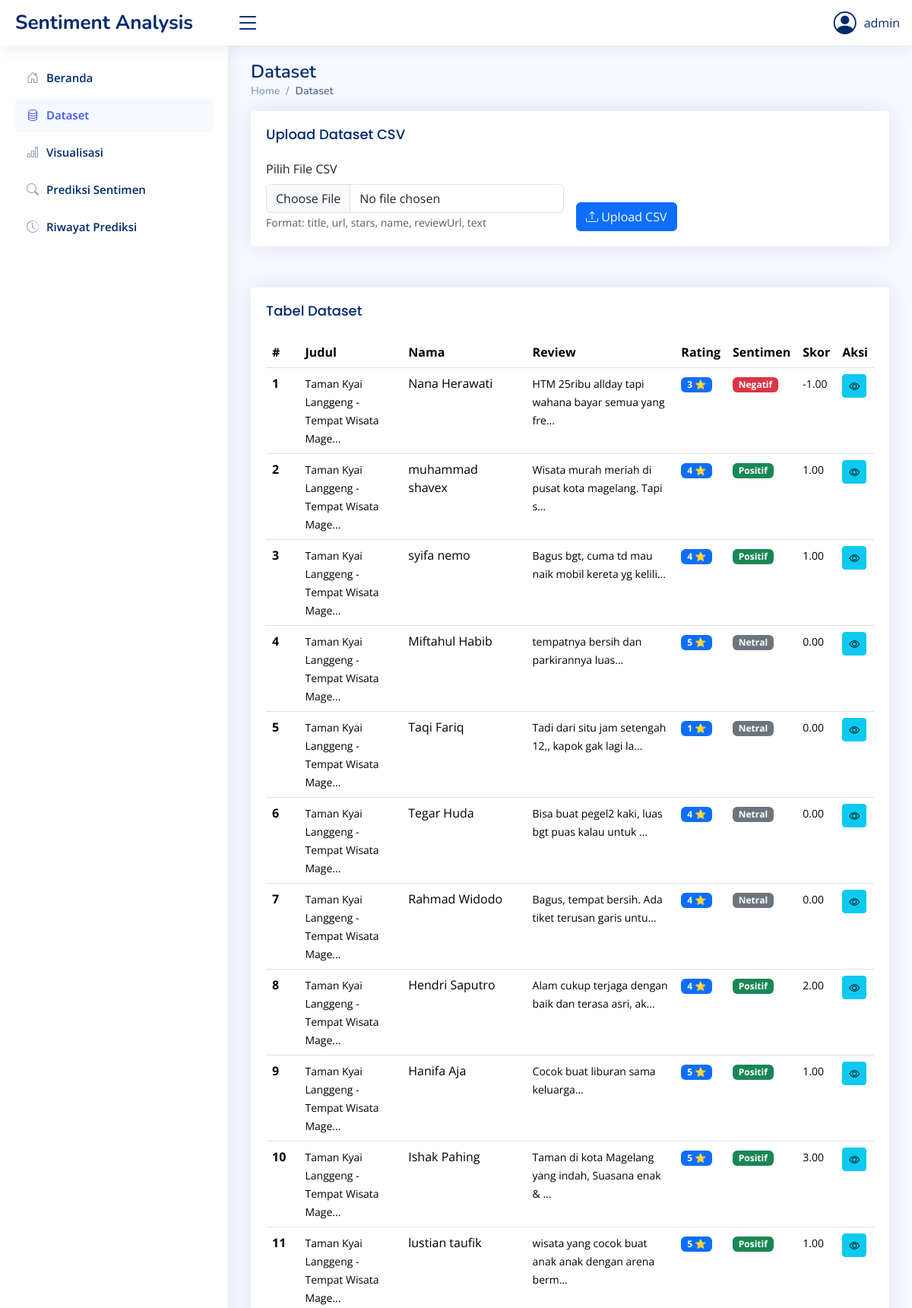
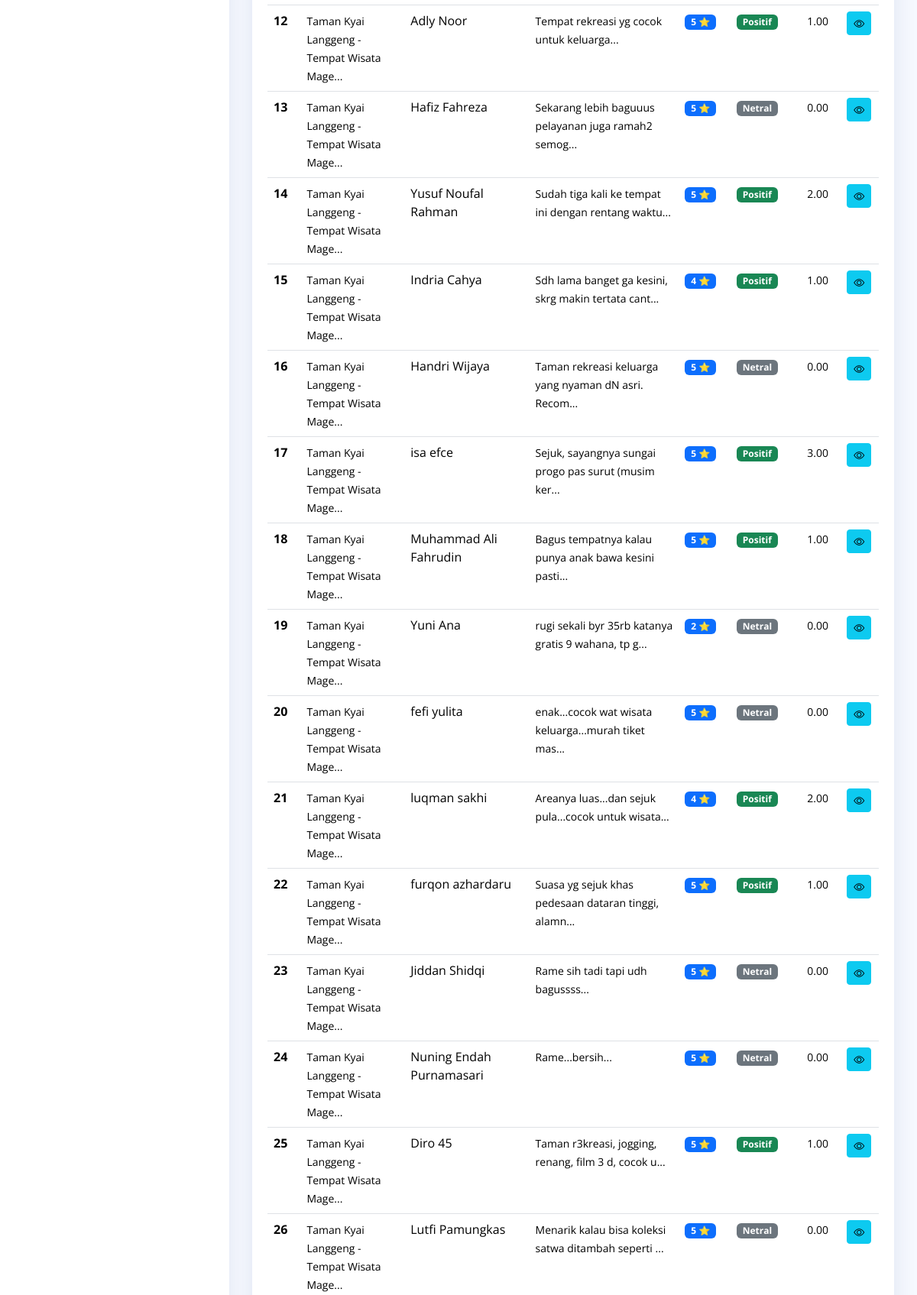
/dataset.php (signed in, upper part), run on the app's committed database (2 pictures, top to bottom).
### tables this page shows
CREATE TABLE `datasets` (
  `id_dataset` int(11) NOT NULL,
  `title` varchar(255) NOT NULL,
  `url` text NOT NULL,
  `stars` int(11) DEFAULT NULL,
  `name` varchar(100) NOT NULL,
  `reviewUrl` text DEFAULT NULL,
  `text` longtext NOT NULL,
  `sentiment` enum('positif','negatif','netral') DEFAULT NULL,
  `score` decimal(10,2) DEFAULT NULL,
  `created_at` timestamp NOT NULL DEFAULT current_timestamp()
);

### dataset.php (the view, shortened to what this page needs)
<?php include('head.php'); ?>
<?php require_once 'sentiment_classifier.php'; ?>
<body>
    <?php include('side_bar.php'); ?>
    <main id="main" class="main">
        <section class="section">
            <div class="row">
                <div class="col-lg-12">
                    <div class="pagetitle">
                        <h1>Dataset</h1>
                        <nav>
                            <ol class="breadcrumb">
                                <li class="breadcrumb-item"><a href="index.php">Home</a></li>
                                <li class="breadcrumb-item active">Dataset</li>
                            </ol>
                        </nav>
                    </div>
                </div>
            </div>
            <div class="row">
                <div class="col-lg-12">
                    <div class="card">
                        <div class="card-body">
                            <h5 class="card-title">Upload Dataset CSV</h5>
                            <form method="POST" enctype="multipart/form-data" class="row g-3" id="uploadForm">
                                <div class="col-md-6">
                                    <label for="csvFile" class="form-label">Pilih File CSV</label>
                                    <input class="form-control" type="file" id="csvFile" name="csvFile" accept=".csv" required>
                                    <small class="form-text text-muted">Format: title, url, stars, name, reviewUrl, text</small>
                                </div>
                                <div class="col-md-6 d-flex align-items-end">
                                    <button type="submit" name="upload_csv" class="btn btn-primary" id="uploadBtn">
                                        <i class="bi bi-upload"></i> Upload CSV
                                    </button>
                                </div>
                            </form>
                        </div>
                    </div>
                </div>
            </div>
            <div class="row mt-4">
                <div class="col-lg-12">
                    <div class="card">
                        <div class="card-body">
                            <h5 class="card-title">Tabel Dataset</h5>
                            <div class="table-responsive">
                                <table class="table table-hover datatable" id="datasetTable">
                                    <thead>
                                        <tr>
                                            <th scope="col">#</th>
                                            <th scope="col">Judul</th>
                                            <th scope="col">Nama</th>
                                            <th scope="col">Review</th>
                                            <th scope="col">Rating</th>
                                            <th scope="col">Sentimen</th>
                                            <th scope="col">Skor</th>
                                            <th scope="col">Aksi</th>
                                        </tr>
                                    </thead>
                                    <tbody>
                                        <?php
                                        $query = "SELECT * FROM datasets ORDER BY created_at DESC LIMIT 100";
                                        $result = $conn->query($query);
                                        if ($result->num_rows > 0) {
                                            $no = 1;
                                            while ($row = $result->fetch_assoc()) {
                                                $sentimentBadge = '';
                                                if ($row['sentiment'] == 'positif') {
                                                    $sentimentBadge = '<span class="badge bg-success">Positif</span>';
                                                } elseif ($row['sentiment'] == 'negatif') {
                                                    $sentimentBadge = '<span class="badge bg-danger">Negatif</span>';
                                                } else {
                                                    $sentimentBadge = '<span class="badge bg-secondary">Netral</span>';
                                                }
                                                $fullTitle = htmlspecialchars($row['title'], ENT_QUOTES, 'UTF-8');
                                                $fullReview = htmlspecialchars($row['text'], ENT_QUOTES, 'UTF-8');
                                                echo "
                                                <tr>
                                                    <th scope='row'>" . $no++ . "</th>
                                                    <td><small>" . substr($row['title'], 0, 40) . "...</small></td>
                                                    <td>" . $row['name'] . "</td>
                                                    <td><small>" . substr($row['text'], 0, 50) . "...</small></td>
                                                    <td><span class='badge bg-primary'>" . $row['stars'] . " ⭐</span></td>
                                                    <td>" . $sentimentBadge . "</td>
                                                    <td><small>" . number_format($row['score'], 2) . "</small></td>
                                                    <td>
                                                        <button class='btn btn-sm btn-info detail-btn'
                                                                data-title='" . $fullTitle . "'
                                                                data-review='" . $fullReview . "'
                                                                data-name='" . $row['name'] . "'
                                                                data-rating='" . $row['stars'] . "'
                                                                data-sentiment='" . $row['sentiment'] . "'
                                                                data-score='" . number_format($row['score'], 2) . "'
                                                                data-url='" . htmlspecialchars($row['url'], ENT_QUOTES, 'UTF-8') . "'
                                                                data-bs-toggle='modal'
                                                                data-bs-target='#detailModal'>
                                                            <i class='bi bi-eye'></i>
                                                        </button>
                                                    </td>
                                                </tr>
                                                ";
                                            }
                                        } else {
                                            echo "<tr><td colspan='8' class='text-center'>Tidak ada data. Upload CSV terlebih dahulu.</td></tr>";
                                        }
                                        ?>
                                    </tbody>
                                </table>
                            </div>
                        </div>
                    </div>
                </div>
            </div>
        </section>
    </main>
</body>
</html>

### assets/css/style.css (style rules this page uses)
:root { scroll-behavior: smooth; }
body { font-family: "Open Sans", sans-serif; background: #f6f9ff; color: #444444; }
a { color: #4154f1; text-decoration: none; }
h1, h2, h3, h4, h5, h6 { font-family: "Nunito", sans-serif; }
#main { margin-top: 60px; padding: 20px 30px; transition: all 0.3s; }
.pagetitle { margin-bottom: 10px; }
.pagetitle h1 { font-size: 24px; margin-bottom: 0; font-weight: 600; color: #012970; }
.card { margin-bottom: 30px; border: none; border-radius: 5px; box-shadow: 0px 0 30px rgba(1, 41, 112, 0.1); }
.card-title { padding: 20px 0 15px 0; font-size: 18px; font-weight: 500; color: #012970; font-family: "Poppins", sans-serif; }
.card-body { padding: 0 20px 20px 20px; }
.breadcrumb { font-size: 14px; font-family: "Nunito", sans-serif; color: #899bbd; font-weight: 600; }
.breadcrumb a { color: #899bbd; transition: 0.3s; }
.breadcrumb .breadcrumb-item::before { color: #899bbd; }
.breadcrumb .active { color: #51678f; font-weight: 600; }
@media (min-width: 1200px) { #main, #footer { margin-left: 300px; } }

### data on the page
datasets: title "Taman Kyai Langgeng - Tempat Wisata Mage", name "Nana Herawati", text "HTM 25ribu allday tapi wahana bayar semua yang fre", stars "3", sentiment "Negatif", score "-1.00"
datasets: title "Taman Kyai Langgeng - Tempat Wisata Mage", name "muhammad shavex", text "Wisata murah meriah di pusat kota magelang. Tapi s", stars "4", sentiment "Positif", score "1.00"
datasets: title "Taman Kyai Langgeng - Tempat Wisata Mage", name "syifa nemo", text "Bagus bgt, cuma td mau naik mobil kereta yg kelili", stars "4", sentiment "Positif", score "1.00"
datasets: title "Taman Kyai Langgeng - Tempat Wisata Mage", name "Miftahul Habib", text "tempatnya bersih dan parkirannya luas", stars "5", sentiment "Netral", score "0.00"
datasets: title "Taman Kyai Langgeng - Tempat Wisata Mage", name "Taqi Fariq", text "Tadi dari situ jam setengah 12,, kapok gak lagi la", stars "1", sentiment "Netral", score "0.00"
datasets: title "Taman Kyai Langgeng - Tempat Wisata Mage", name "Tegar Huda", text "Bisa buat pegel2 kaki, luas bgt puas kalau untuk", stars "4", sentiment "Netral", score "0.00"
datasets: title "Taman Kyai Langgeng - Tempat Wisata Mage", name "Rahmad Widodo", text "Bagus, tempat bersih. Ada tiket terusan garis untu", stars "4", sentiment "Netral", score "0.00"
datasets: title "Taman Kyai Langgeng - Tempat Wisata Mage", name "Hendri Saputro", text "Alam cukup terjaga dengan baik dan terasa asri, ak", stars "4", sentiment "Positif", score "2.00"
datasets: title "Taman Kyai Langgeng - Tempat Wisata Mage", name "Hanifa Aja", text "Cocok buat liburan sama keluarga", stars "5", sentiment "Positif", score "1.00"
datasets: title "Taman Kyai Langgeng - Tempat Wisata Mage", name "Ishak Pahing", text "Taman di kota Magelang yang indah, Suasana enak &", stars "5", sentiment "Positif", score "3.00"
datasets: title "Taman Kyai Langgeng - Tempat Wisata Mage", name "lustian taufik", text "wisata yang cocok buat anak anak dengan arena berm", stars "5", sentiment "Positif", score "1.00"
datasets: title "Taman Kyai Langgeng - Tempat Wisata Mage", name "Adly Noor", text "Tempat rekreasi yg cocok untuk keluarga", stars "5", sentiment "Positif", score "1.00"
datasets: title "Taman Kyai Langgeng - Tempat Wisata Mage", name "Hafiz Fahreza", text "Sekarang lebih baguuus pelayanan juga ramah2 semog", stars "5", sentiment "Netral", score "0.00"
datasets: title "Taman Kyai Langgeng - Tempat Wisata Mage", name "Yusuf Noufal Rahman", text "Sudah tiga kali ke tempat ini dengan rentang waktu", stars "5", sentiment "Positif", score "2.00"
datasets: title "Taman Kyai Langgeng - Tempat Wisata Mage", name "Indria Cahya", text "Sdh lama banget ga kesini, skrg makin tertata cant", stars "4", sentiment "Positif", score "1.00"
datasets: title "Taman Kyai Langgeng - Tempat Wisata Mage", name "Handri Wijaya", text "Taman rekreasi keluarga yang nyaman dN asri. Recom", stars "5", sentiment "Netral", score "0.00"
datasets: title "Taman Kyai Langgeng - Tempat Wisata Mage", name "isa efce", text "Sejuk, sayangnya sungai progo pas surut (musim ker", stars "5", sentiment "Positif", score "3.00"
datasets: title "Taman Kyai Langgeng - Tempat Wisata Mage", name "Muhammad Ali Fahrudin", text "Bagus tempatnya kalau punya anak bawa kesini pasti", stars "5", sentiment "Positif", score "1.00"
datasets: title "Taman Kyai Langgeng - Tempat Wisata Mage", name "Yuni Ana", text "rugi sekali byr 35rb katanya gratis 9 wahana, tp g", stars "2", sentiment "Netral", score "0.00"
datasets: title "Taman Kyai Langgeng - Tempat Wisata Mage", name "fefi yulita", text "enak...cocok wat wisata keluarga...murah tiket mas", stars "5", sentiment "Netral", score "0.00"
datasets: title "Taman Kyai Langgeng - Tempat Wisata Mage", name "luqman sakhi", text "Areanya luas...dan sejuk pula...cocok untuk wisata", stars "4", sentiment "Positif", score "2.00"
datasets: title "Taman Kyai Langgeng - Tempat Wisata Mage", name "furqon azhardaru", text "Suasa yg sejuk khas pedesaan dataran tinggi, alamn", stars "5", sentiment "Positif", score "1.00"
datasets: title "Taman Kyai Langgeng - Tempat Wisata Mage", name "Jiddan Shidqi", text "Rame sih tadi tapi udh bagussss", stars "5", sentiment "Netral", score "0.00"
datasets: title "Taman Kyai Langgeng - Tempat Wisata Mage", name "Nuning Endah Purnamasari", text "Rame...bersih", stars "5", sentiment "Netral", score "0.00"
datasets: title "Taman Kyai Langgeng - Tempat Wisata Mage", name "Diro 45", text "Taman r3kreasi, jogging, renang, film 3 d, cocok u", stars "5", sentiment "Positif", score "1.00"
datasets: title "Taman Kyai Langgeng - Tempat Wisata Mage", name "Lutfi Pamungkas", text "Menarik kalau bisa koleksi satwa ditambah seperti", stars "5", sentiment "Netral", score "0.00"

### other printed values
$_SESSION['NAMA'] "admin"
